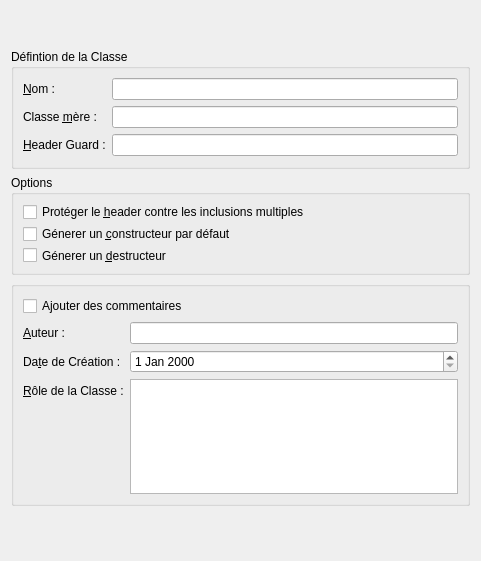
<?xml version="1.0" encoding="UTF-8"?>
<ui version="4.0">
 <class>Widget</class>
 <widget class="QWidget" name="Widget">
  <property name="geometry">
   <rect>
    <x>0</x>
    <y>0</y>
    <width>481</width>
    <height>561</height>
   </rect>
  </property>
  <property name="windowTitle">
   <string>Zero Class Generator</string>
  </property>
  <layout class="QVBoxLayout" name="verticalLayout_3">
   <item>
    <layout class="QVBoxLayout" name="verticalLayout">
     <item>
      <widget class="QGroupBox" name="groupBox">
       <property name="maximumSize">
        <size>
         <width>16777215</width>
         <height>120</height>
        </size>
       </property>
       <property name="acceptDrops">
        <bool>true</bool>
       </property>
       <property name="title">
        <string>Défintion de la Classe</string>
       </property>
       <layout class="QVBoxLayout" name="verticalLayout_4">
        <item>
         <layout class="QFormLayout" name="formLayout">
          <item row="0" column="0">
           <widget class="QLabel" name="nomLabel">
            <property name="text">
             <string>&amp;Nom :</string>
            </property>
            <property name="buddy">
             <cstring>nomLineEdit</cstring>
            </property>
           </widget>
          </item>
          <item row="0" column="1">
           <widget class="QLineEdit" name="nomLineEdit"/>
          </item>
          <item row="1" column="0">
           <widget class="QLabel" name="classeMReLabel">
            <property name="text">
             <string>Classe &amp;mère :</string>
            </property>
            <property name="buddy">
             <cstring>classeMReLineEdit</cstring>
            </property>
           </widget>
          </item>
          <item row="1" column="1">
           <widget class="QLineEdit" name="classeMReLineEdit"/>
          </item>
          <item row="2" column="0">
           <widget class="QLabel" name="defineLabel">
            <property name="text">
             <string>&amp;Header Guard :</string>
            </property>
            <property name="buddy">
             <cstring>defineLineEdit</cstring>
            </property>
           </widget>
          </item>
          <item row="2" column="1">
           <widget class="QLineEdit" name="defineLineEdit"/>
          </item>
         </layout>
        </item>
       </layout>
      </widget>
     </item>
     <item>
      <widget class="QGroupBox" name="groupBox_2">
       <property name="maximumSize">
        <size>
         <width>16777215</width>
         <height>100</height>
        </size>
       </property>
       <property name="acceptDrops">
        <bool>true</bool>
       </property>
       <property name="title">
        <string>Options</string>
       </property>
       <layout class="QVBoxLayout" name="verticalLayout_5">
        <item>
         <layout class="QVBoxLayout" name="verticalLayout_2">
          <item>
           <widget class="QCheckBox" name="header">
            <property name="text">
             <string>Protéger le &amp;header contre les inclusions multiples</string>
            </property>
           </widget>
          </item>
          <item>
           <widget class="QCheckBox" name="constructor">
            <property name="text">
             <string>Génerer un &amp;constructeur par défaut</string>
            </property>
           </widget>
          </item>
          <item>
           <widget class="QCheckBox" name="destructor">
            <property name="text">
             <string>Génerer un &amp;destructeur</string>
            </property>
           </widget>
          </item>
         </layout>
        </item>
       </layout>
      </widget>
     </item>
     <item>
      <widget class="QGroupBox" name="groupBox_3">
       <property name="maximumSize">
        <size>
         <width>16777215</width>
         <height>225</height>
        </size>
       </property>
       <property name="acceptDrops">
        <bool>true</bool>
       </property>
       <layout class="QVBoxLayout" name="verticalLayout_6">
        <item>
         <widget class="QCheckBox" name="comments">
          <property name="text">
           <string>Ajouter des commentaires</string>
          </property>
         </widget>
        </item>
        <item>
         <layout class="QFormLayout" name="formLayout_2">
          <item row="0" column="0">
           <widget class="QLabel" name="auteurLabel">
            <property name="text">
             <string>&amp;Auteur :</string>
            </property>
            <property name="buddy">
             <cstring>auteurLineEdit</cstring>
            </property>
           </widget>
          </item>
          <item row="0" column="1">
           <widget class="QLineEdit" name="auteurLineEdit"/>
          </item>
          <item row="1" column="0">
           <widget class="QLabel" name="daTeDeCrAtionLabel">
            <property name="text">
             <string>Da&amp;te de Création :</string>
            </property>
            <property name="buddy">
             <cstring>daTeDeCrAtionDateEdit</cstring>
            </property>
           </widget>
          </item>
          <item row="1" column="1">
           <widget class="QDateEdit" name="daTeDeCrAtionDateEdit"/>
          </item>
          <item row="2" column="0">
           <widget class="QLabel" name="rLeDeLaClasseLabel">
            <property name="text">
             <string>&amp;Rôle de la Classe :</string>
            </property>
            <property name="buddy">
             <cstring>rlDeLaClasseTextEdit</cstring>
            </property>
           </widget>
          </item>
          <item row="2" column="1">
           <widget class="QPlainTextEdit" name="rlDeLaClasseTextEdit"/>
          </item>
         </layout>
        </item>
       </layout>
      </widget>
     </item>
     <item>
      <widget class="QDialogButtonBox" name="buttonBox">
       <property name="acceptDrops">
        <bool>true</bool>
       </property>
       <property name="standardButtons">
        <set>QDialogButtonBox::NoButton</set>
       </property>
       <property name="centerButtons">
        <bool>false</bool>
       </property>
      </widget>
     </item>
    </layout>
   </item>
  </layout>
 </widget>
 <resources/>
 <connections/>
</ui>
